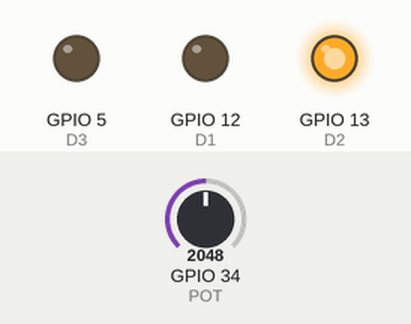
Bench run of a sketch on a simulated ESP32. Parts: output pins drawn as LEDs (lit = HIGH). The inputs (shaded band) are chosen by the test bench; at power-on: GPIO 34 (POT) = 2048. Pins used as bus, display or sensor lines are not drawn.

Above: at 1.2 s.
1.3 s: GPIO 34 (POT) set to 2126
At 2.2 s:
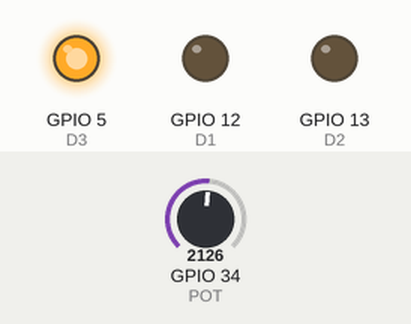
2.8 s: GPIO 34 (POT) set to 3059
4.3 s: GPIO 34 (POT) set to 3160
At 5.5 s:
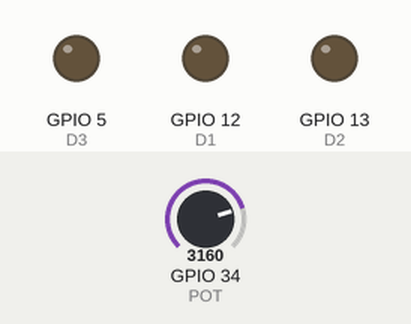
5.8 s: GPIO 34 (POT) set to 491
At 6.9 s:
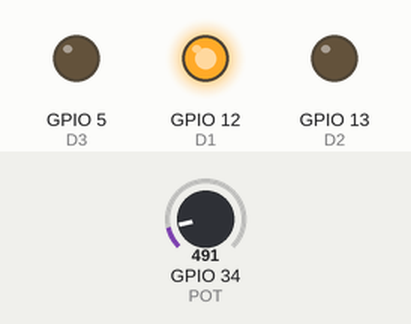
7.3 s: GPIO 34 (POT) set to 1015
8.8 s: GPIO 34 (POT) set to 1091
At 9.2 s:
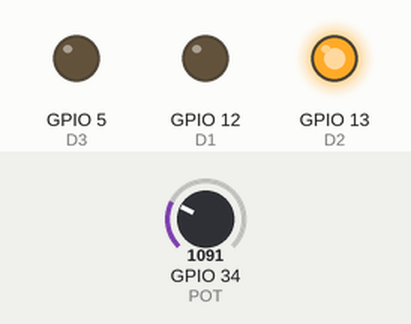
Timing chart, 0 to 11.3 s (numbered marks = the images above; inputs shaded):
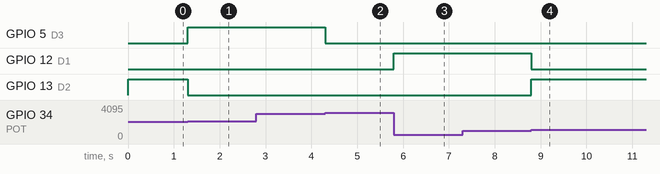

Measured:
- the behaviour switches between 2088 and 2089 on GPIO 34 (POT) (found by bisection; images 0 and 1)
- the behaviour switches between 3112 and 3113 on GPIO 34 (POT) (found by bisection; images 1 and 2)
- the behaviour switches between 1064 and 1065 on GPIO 34 (POT) (found by bisection; images 3 and 4)
- after the input at 1.3 s, GPIO 5 (D3): LOW → HIGH at once; GPIO 13 (D2): HIGH → LOW at once
- after the input at 2.8 s, every drawn part: stays the same
- after the input at 4.3 s, GPIO 5 (D3): HIGH → LOW at once
- after the input at 5.8 s, GPIO 12 (D1): LOW → HIGH at once
- after the input at 7.3 s, every drawn part: stays the same
- after the input at 8.8 s, GPIO 12 (D1): HIGH → LOW at once; GPIO 13 (D2): LOW → HIGH at once

The sketch:

A03_mov_led.ino
```cpp
//------------------------------------------------------------
// Programa: A03_mov_led.ino (ESP32 + BIOS Shield)
// Autor: Gabriel Bravo Eguren T31A (13-01-2025)
// Descripción: Realizar un programa que desplace un led de izquierda a derecha en los cuatro
//              leds de la shield de periféricos. Utiliza la función map() y la estructura if..else para resolver el
//              ejercicio
//------------------------------------------------------------

#define D1 12
#define D2 13
#define D3 5
#define D4 23

#define POT 34

int potValue;

void setup()
{
  pinMode(D1, OUTPUT);
  pinMode(D2, OUTPUT);
  pinMode(D3, OUTPUT);
  pinMode(D4, OUTPUT);
}

void loop()
{
  potValue = map(analogRead(POT), 0, 4095, 0, 100);

  if(potValue <= 25)
  {
    digitalWrite(D1, 1);
    digitalWrite(D2, 0);
    digitalWrite(D3, 0);
    digitalWrite(D4, 0);
  }
  else if(potValue <= 50)
  {
    digitalWrite(D1, 0);
    digitalWrite(D2, 1);
    digitalWrite(D3, 0);
    digitalWrite(D4, 0);
  }
  else if(potValue <= 75)
  {
    digitalWrite(D1, 0);
    digitalWrite(D2, 0);
    digitalWrite(D3, 1);
    digitalWrite(D4, 0);
  }
  else
  {
    digitalWrite(D1, 0);
    digitalWrite(D2, 0);
    digitalWrite(D3, 0);
    digitalWrite(D4, 1);
  }
}
```
